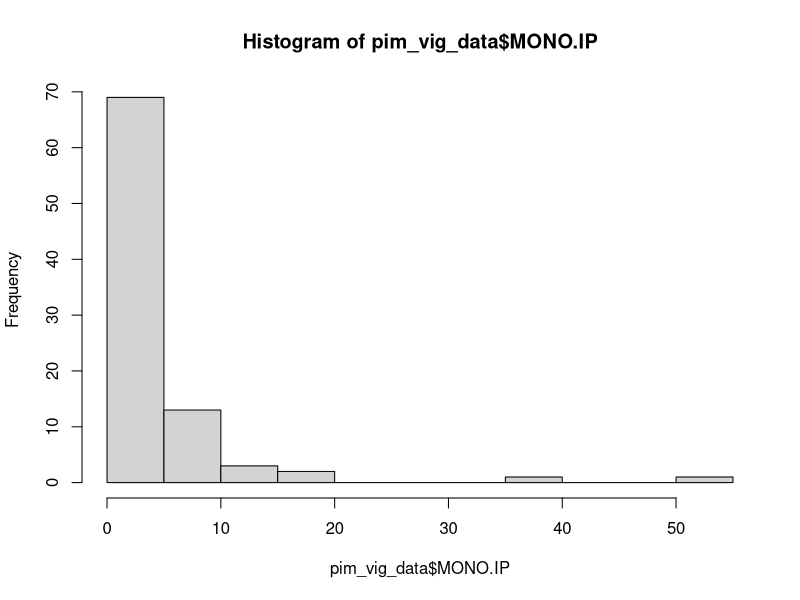
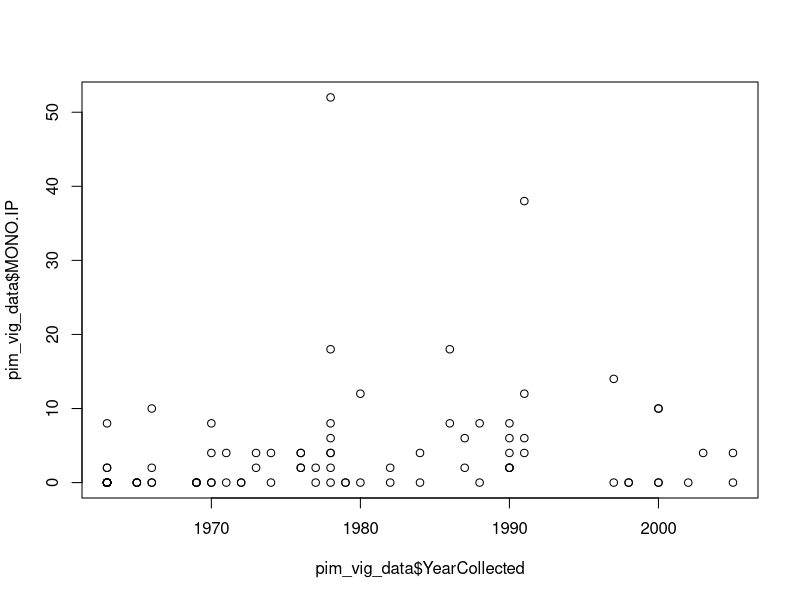
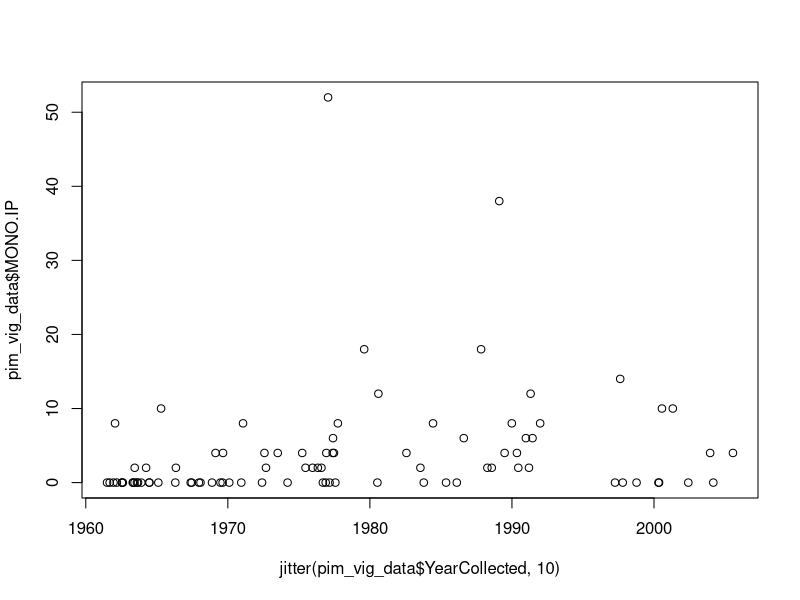
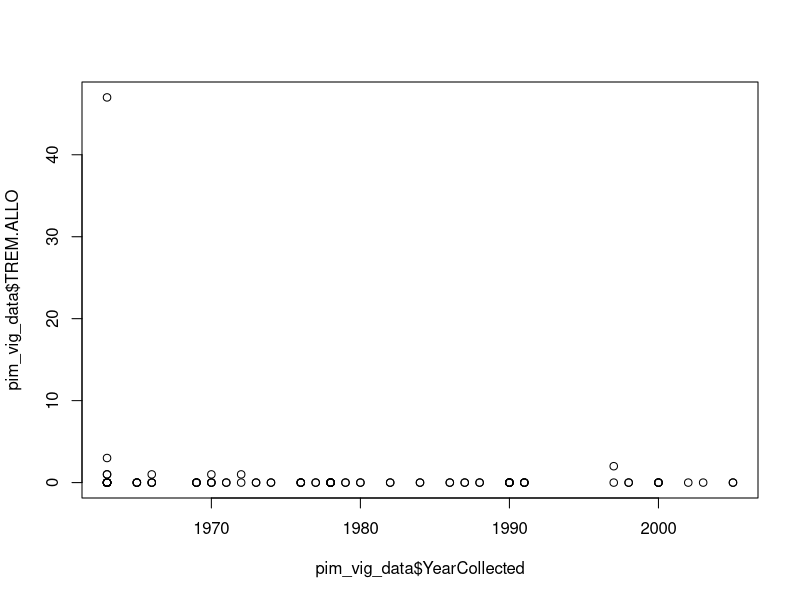
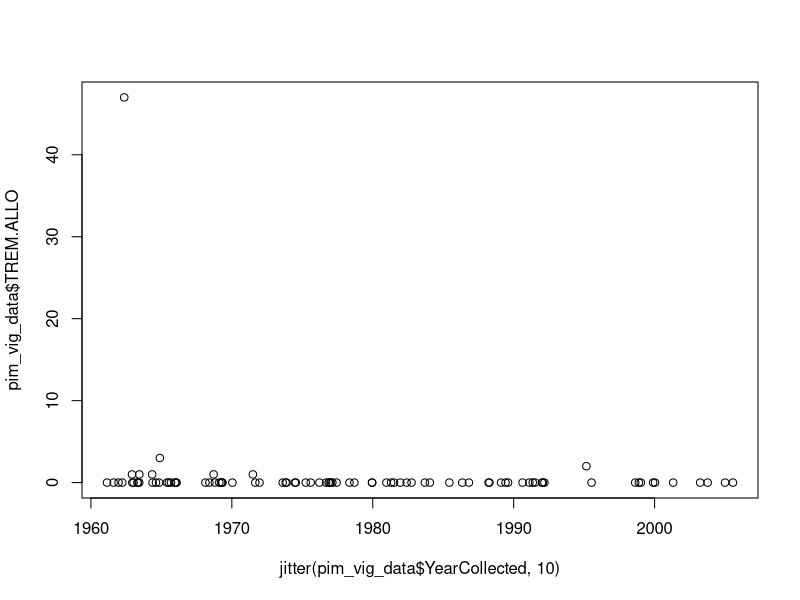

The R script that drew these images, in order:
# How to use R
# A workshop
# Written by Chelsea Wood (chelwood@uw.edu)
# 4 July 2024
# Hi SuPeR Parasites!!! HELLO
# Hello my name is IMANI and I am working with DAKI. <3
# wohooo

# To run a thing in R, you put your cursor on it and hit COMMAND+RETURN (on Mac) or CONTROL+RETURN (on PC).
# Anything with a # in front of it will not run, because it is annotation - words designed to be human-readable,
# but meant to be ignored by R.

# This is how you find out what directory R is reading from - i.e., what folder on your computer is R going to
# when you ask it to retrieve a file?  getwd = get working directory.

getwd()

# If you need to change your working directory, paste the file structure between the quotation marks below.
# To get the file structure, open the folder and then "Get info" about that folder. Copy the file structure
# and paste it below.

setwd("/Users/chelsealwood/Dropbox/Vault/University of Washington/Projects/CAREER/Data/TUBRI")

# Once your working directory is set, you're ready to read in the data!  If there are sub-folders inside your 
# working directory, you'll need to specify them as I have below.
# The <- command tells R what a thing is called.  So you can read the line below as,
# Look at this csv file, and name it pim_vig_data.  When I call pim_vig_data, I want you to give me the csv file.

pim_vig_data<-read.csv("data/processed/Ictalurus_punctatus_processed_human_readable.csv")

# To see your data as a spreadsheet in a new tab, use the View command.

View(pim_vig_data)

# You can also see your data in the console below by running the name of the dataset.

pim_vig_data

# With your dataset ready to go, you can now call individual columns in that dataset using $ plus the variable
# name, exactly as it is spelled and capitalized in the dataset.

pim_vig_data$YearCollected

pim_vig_data$MONO.IP

# You can also call individual rows, columns, or cells using brackets.

pim_vig_data[1,5]

# You can now perform simple data manipulations on the variables.  For example, if I want the total number of 
# MONO.IP worms we counted in Pimephales vigilax, I can write,

sum(pim_vig_data$MONO.IP)

# Or maybe I want the mean number of MONO.IP per fish. It's simple as this:

mean(pim_vig_data$MONO.IP)

# I can even call up a quick histogram of the number of MONO.IP in each fish:

hist(pim_vig_data$MONO.IP)

# Or I can plot the number of MONO.IP over time - plot(y~x).

plot(pim_vig_data$MONO.IP~pim_vig_data$YearCollected)

plot(pim_vig_data$MONO.IP~jitter(pim_vig_data$YearCollected,10))

plot(pim_vig_data$TREM.ALLO~pim_vig_data$YearCollected)

plot(pim_vig_data$TREM.ALLO~jitter(pim_vig_data$YearCollected,10))

# Looks like there's a pattern there!  Let's do a simple statistical test to see if it is significant?
# A model is an equation that represents the data. Here, our model is y = mx + b.

summary(lm(pim_vig_data$MONO.IP~pim_vig_data$YearCollected))

summary(lm(pim_vig_data$TREM.ALLO~pim_vig_data$YearCollected))
